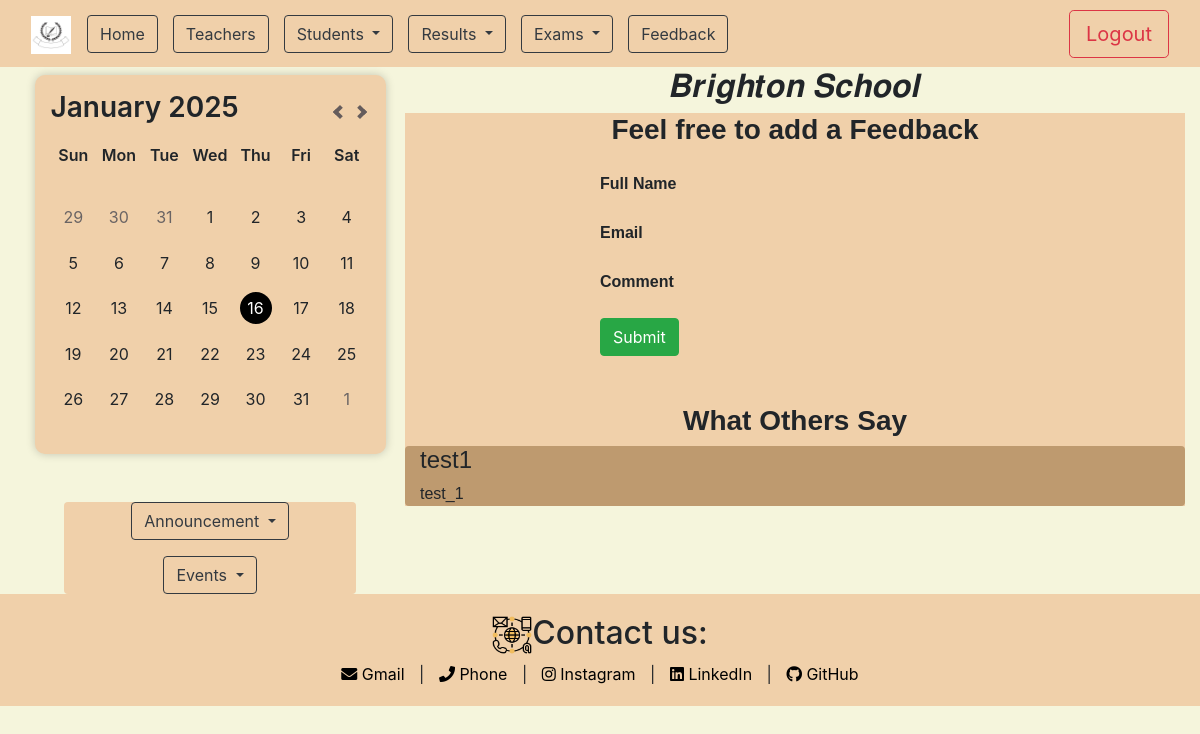
The app's page /feedback, older data.
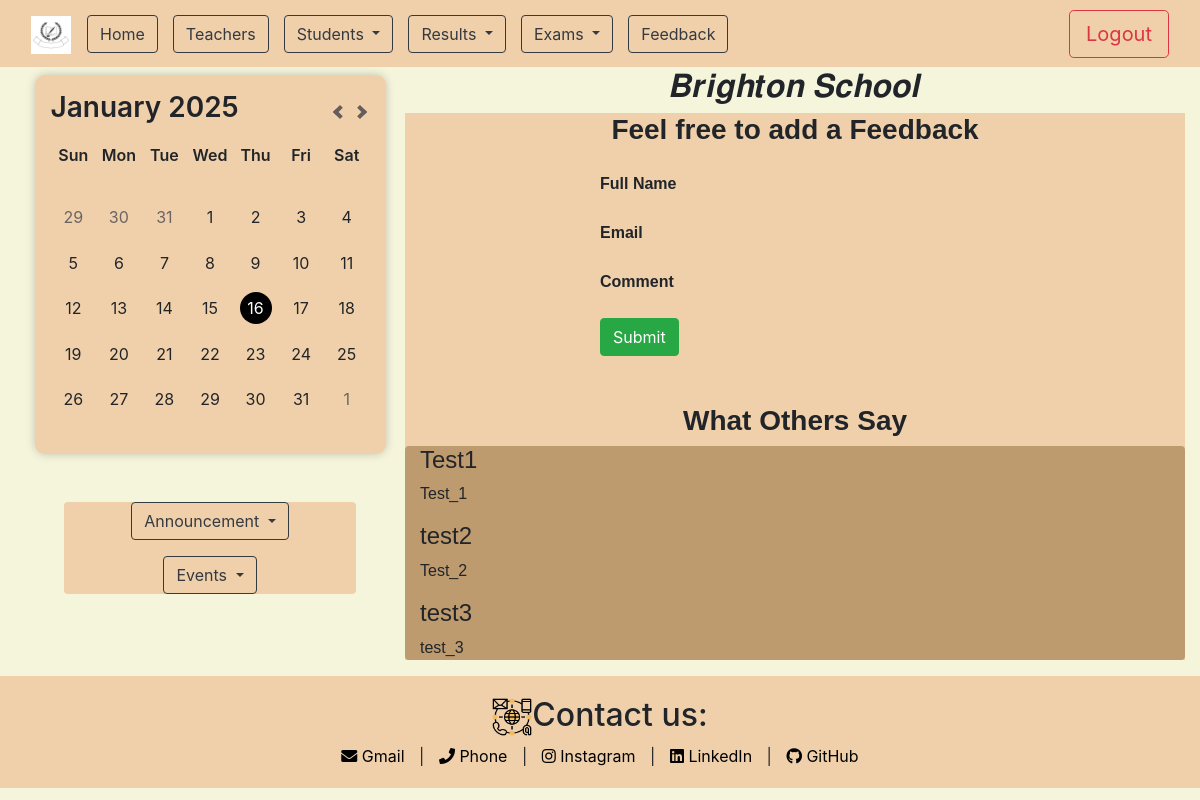
The same page, newer data.
### app/models.py (models this page shows)
class feedback(models.Model):
    name=models.CharField(max_length=100)
    email=models.EmailField(max_length=100,null=True)
    comment=models.CharField(max_length=500)

### app/views.py (the view, shortened to what this page needs)
# urls.py: path('feedback',views.feedback_page,name="feedback")
def feedback_page(request):
    feedbacks=feedback.objects.all()
    form=FeedbackForm()
    context={'form':form,'feedback':feedbacks}
    return render(request,'app/feedback.html',context)

### app/templates/app/feedback.html (shortened to what this page needs)
{% extends "base.html" %}
{% load static %}
{% block content %}
                <div class="col-lg-8 col-md-8 col-sm-12 main-content">
                    <h2 class="text-center mb-2">𝑩𝒓𝒊𝒈𝒉𝒕𝒐𝒏 𝑺𝒄𝒉𝒐𝒐𝒍</h2>
                    <div class="box_clr">
                        <h3 class="text-center mb-4 about_text">Feel free to add a Feedback</h3>
                        <form method="POST" style="width: 50%; margin: 0 auto;">
                            <div class="form-group">
                                <label for="authorName" class="font-weight-bold about_text">Full Name</label>
                            </div>
                            <div class="form-group">
                                <label for="gmail" class="font-weight-bold about_text">Email</label>
                            </div>
                            <div class="form-group">
                                <label for="comment" class="font-weight-bold about_text">Comment</label>
                            </div>
                            <button type="submit" class="btn btn-success">Submit</button>
                        </form>
                        <h3 class="text-center about_text mt-5">What Others Say</h3>
                        <div class="container rounded" style="background-color: rgb(190, 154, 111);">
                            {% for f in feedback  %}
                            <div class="fs-4">
                                <h4 class="about_text">{{f.name}}</h4>
                              <div>
                                <p class="about_text">{{f.comment}}</p>
                              </div>
                            </div>
                            {% endfor %}
                        </div>
                    </div>
                </div>
{% endblock content %}

### templates/base.html (shortened to what this page needs)
{% load static %}
<!DOCTYPE html>
<html lang="en">
<head>
    <link href="https://maxcdn.bootstrapcdn.com/bootstrap/4.5.2/css/bootstrap.min.css" rel="stylesheet">
    <link rel="stylesheet" href="{% static 'app/CSS_Files/index.css' %}" />
    <link href="https://cdnjs.cloudflare.com/ajax/libs/font-awesome/5.15.4/css/all.min.css" rel="stylesheet">
</head>
<body>
    <header>
        <nav class="navbar navbar-expand-lg bg-body-tertiary box_clr">
            <div class="container-fluid">
                <a class="navbar-brand" href="#">
                    <img src="{% static 'images\3ce196b55fd63cba9f7387a298cdc96e.jpg' %}" alt="Logo" width="40" height="38" class="d-inline-block align-text-top">
                </a>
                <div class="collapse navbar-collapse" id="navbarSupportedContent">
                    <ul class="navbar-nav me-auto mb-2 mb-lg-0">
                        <a class="nav-item" href="{% url "index" %}">
                            <button class="btn btn-med btn-outline-dark" type="button">Home</button>
                        </a>
                        <a class="nav-item" href="{% url "teacher" %}">
                            <button class="btn btn-med btn-outline-dark" type="button">Teachers</button>
                        </a>
                        <li class="nav-item dropdown">
                            <button class="btn btn-med btn-outline-dark dropdown-toggle" href="#" role="button" data-toggle="dropdown" aria-expanded="false">
                                Students
                            </button>
                        </li>
                        <li class="nav-item dropdown">
                            <button class="btn btn-med btn-outline-dark dropdown-toggle" href="#" role="button" data-toggle="dropdown" aria-expanded="false">
                                Results
                            </button>
                        </li>
                        <li class="nav-item dropdown">
                            <button class="btn btn-med btn-outline-dark dropdown-toggle" href="#" role="button" data-toggle="dropdown" aria-expanded="false">
                                Exams
                            </button>
                        </li>
                        <a class="nav-item" href="{% url "feedback" %}">
                            <button class="btn btn-med btn-outline-dark" type="button">Feedback</button>
                        </a>
                    </ul>
                    <button class="btn btn-lg btn-outline-danger ml-auto" type="button">Logout</button>
                </div>
            </div>
        </nav>
    </header>
    <main>
        <div class="container-fluid">
            <div class="row no-gutters">
                <div class="col-lg-4 col-md-4 col-sm-12 sidebar">
                    <div class="calendar">
                        <header>
                          <h3></h3>
                          <nav>
                            <button id="prev"></button>
                            <button id="next"></button>
                          </nav>
                        </header>
                        <section>
                          <ul class="days">
                            <li>Sun</li>
                            <li>Mon</li>
                            <li>Tue</li>
                            <li>Wed</li>
                            <li>Thu</li>
                            <li>Fri</li>
                            <li>Sat</li>
                          </ul>
                          <ul class="dates"></ul>
                        </section>
                    </div>
                    <div class="container mt-5 box_clr rounded" style="max-width: 75%;">
                        <div class="dropdown d-flex justify-content-center">
                            <button class="btn btn-med btn-outline-dark dropdown-toggle" href="#" role="button" data-toggle="dropdown" aria-expanded="false">
                                Announcement
                            </button>
                        </div>
                        <div class="dropdown mt-3 d-flex justify-content-center">
                            <button class="btn btn-med btn-outline-dark dropdown-toggle" href="#" role="button" data-toggle="dropdown" aria-expanded="false">
                                Events
                            </button>
                        </div>
                    </div>
                </div>
                {% block content %}{% endblock content %}
            </div>
        </div>
    </main>
    <footer class="footer box_clr">
        <div class="container">
            <h2><img src="{% static 'images\contact.png' %}" class="me-3" width="40" height="38">Contact us:</h2>
            <a href="shariquereza786@gmail.com"><i class="fas fa-envelope"></i> Gmail</a> |
            <a href="tel:+1234567890"><i class="fas fa-phone"></i> Phone</a> |
            <a href="https://www.instagram.com/its_sharique08/profilecard/?igsh=MWh0YmJvaWp1aHdjNw%3D%3D"><i class="fab fa-instagram"></i> Instagram</a> |
            <a href="https://www.linkedin.com/in/sharique-reza-82638a219/"><i class="fab fa-linkedin"></i> LinkedIn</a> |
            <a href="https://github.com/ShariqueReza"><i class="fab fa-github"></i> GitHub</a>
        </div>
    </footer>
</body>
</html>

### app/static/app/CSS_Files/index.css (style rules this page uses)
body { background-color: beige; }
.box_clr { background-color: rgb(240, 208, 170); }
.navbar-nav .nav-item { margin-right: 15px; }
* { padding: 0; margin: 0; }
h3 { font-weight: 600; }
.calendar { margin: 0 auto; width: clamp(320px, 400px, 90%); padding: 1rem; background-color: rgb(240, 208, 170); border-radius: 10px; box-shadow: 0 0 10px rgba(0, 0, 0, 0.2); }
.calendar header { display: flex; align-items: center; justify-content: space-between; }
.calendar nav { display: flex; align-items: center; }
.calendar ul { list-style: none; display: flex; flex-wrap: wrap; text-align: center; }
.calendar ul li { width: calc(100% / 7); position: relative; z-index: 2; aspect-ratio: 1; display: flex; align-items: center; justify-content: center; }
#prev, #next { width: 20px; height: 20px; position: relative; border: none; background: transparent; cursor: pointer; }
#prev::before, #next::before { content: ""; width: 50%; height: 50%; position: absolute; top: 50%; left: 50%; border-style: solid; border-width: 0.25em 0.25em 0 0; border-color: #655c5c; }
#next::before { transform: translate(-50%, -50%) rotate(45deg); }
#prev::before { transform: translate(-50%, -50%) rotate(-135deg); }
.days { font-weight: 600; }
.footer { padding: 20px; text-align: center; }
.footer a { color: #000; text-decoration: none; margin: 0 10px; }
.about_text { font-family: 'Gill Sans', 'Gill Sans MT', Calibri, 'Trebuchet MS', sans-serif; }

Row changes from the older to the newer data that the page shows:
removed feedback: name "test1", comment "test_1"
added feedback: name "Test1", comment "Test_1"
added feedback: name "test2", comment "Test_2"
added feedback: name "test3", comment "test_3"
